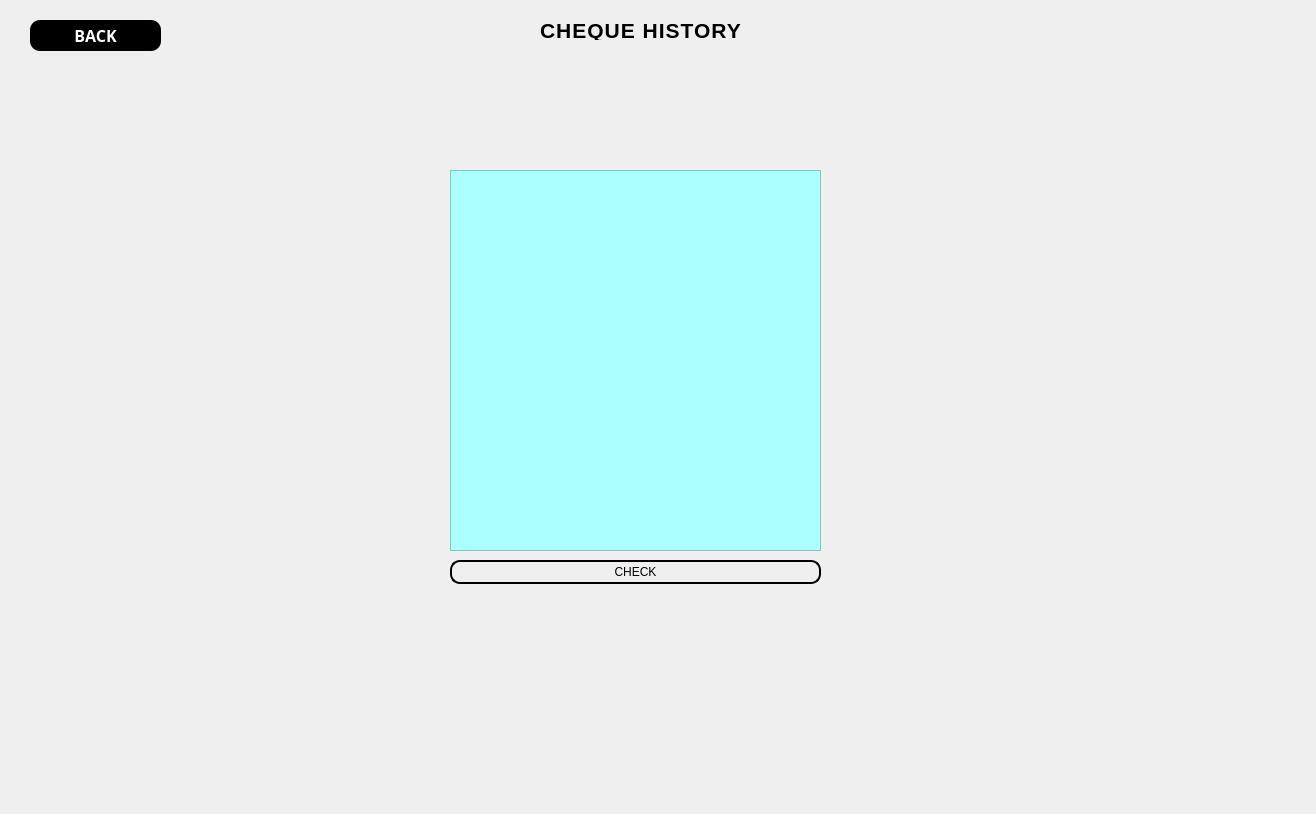
<?xml version="1.0" encoding="UTF-8"?>
<ui version="4.0">
 <class>UserChequeHistoryDialog</class>
 <widget class="QDialog" name="UserChequeHistoryDialog">
  <property name="geometry">
   <rect>
    <x>0</x>
    <y>0</y>
    <width>1316</width>
    <height>814</height>
   </rect>
  </property>
  <property name="windowTitle">
   <string>Dialog</string>
  </property>
  <widget class="QLabel" name="label">
   <property name="geometry">
    <rect>
     <x>540</x>
     <y>20</y>
     <width>361</width>
     <height>20</height>
    </rect>
   </property>
   <property name="styleSheet">
    <string notr="true">
color: rgb(0, 0, 0);
font-weight: bold;
font-size: 16pt;
font-family: &quot;Arial&quot;, sans-serif;
text-transform: uppercase;
letter-spacing: 1px;
</string>
   </property>
   <property name="text">
    <string>CHEQUE HISTORY</string>
   </property>
  </widget>
  <widget class="QPushButton" name="pushButtonUserCHBack">
   <property name="geometry">
    <rect>
     <x>30</x>
     <y>20</y>
     <width>131</width>
     <height>31</height>
    </rect>
   </property>
   <property name="font">
    <font>
     <family>Bahnschrift SemiBold Condensed</family>
     <pointsize>12</pointsize>
     <bold>true</bold>
    </font>
   </property>
   <property name="styleSheet">
    <string notr="true">#pushButtonUserCHBack{
background-color:black;
color:white;
border-radius:10px;
}
#pushButtonUserCHBack:hover{

background-color:rgb(85, 170, 255);
}

#pushButtonUserCHBack:pressed{
	background-color: rgb(0, 85, 255);

}</string>
   </property>
   <property name="text">
    <string>BACK</string>
   </property>
  </widget>
  <widget class="QWidget" name="widget" native="true">
   <property name="geometry">
    <rect>
     <x>320</x>
     <y>100</y>
     <width>631</width>
     <height>571</height>
    </rect>
   </property>
   <property name="styleSheet">
    <string notr="true">#widget{
	border-image: url(:/images/border 1.png);
}</string>
   </property>
   <widget class="QTextEdit" name="textEditChequeHistory">
    <property name="geometry">
     <rect>
      <x>130</x>
      <y>70</y>
      <width>371</width>
      <height>381</height>
     </rect>
    </property>
    <property name="styleSheet">
     <string notr="true">background-color: rgb(170, 255, 255);</string>
    </property>
   </widget>
   <widget class="QPushButton" name="pushButtonCHCheck">
    <property name="geometry">
     <rect>
      <x>130</x>
      <y>460</y>
      <width>371</width>
      <height>24</height>
     </rect>
    </property>
    <property name="styleSheet">
     <string notr="true">#pushButtonCHCheck{
border-radius: 10px;
background-color: transparent;
font: 700 bold 11pt &quot;Arial&quot;;
border: 2px solid black;
}


#pushButtonCHCheck:hover{

background-color:rgb(85, 170, 255);
}

#pushButtonCHCheck:pressed{
	background-color: rgb(0, 85, 255);

}</string>
    </property>
    <property name="text">
     <string>CHECK</string>
    </property>
   </widget>
  </widget>
 </widget>
 <resources/>
 <connections/>
</ui>
